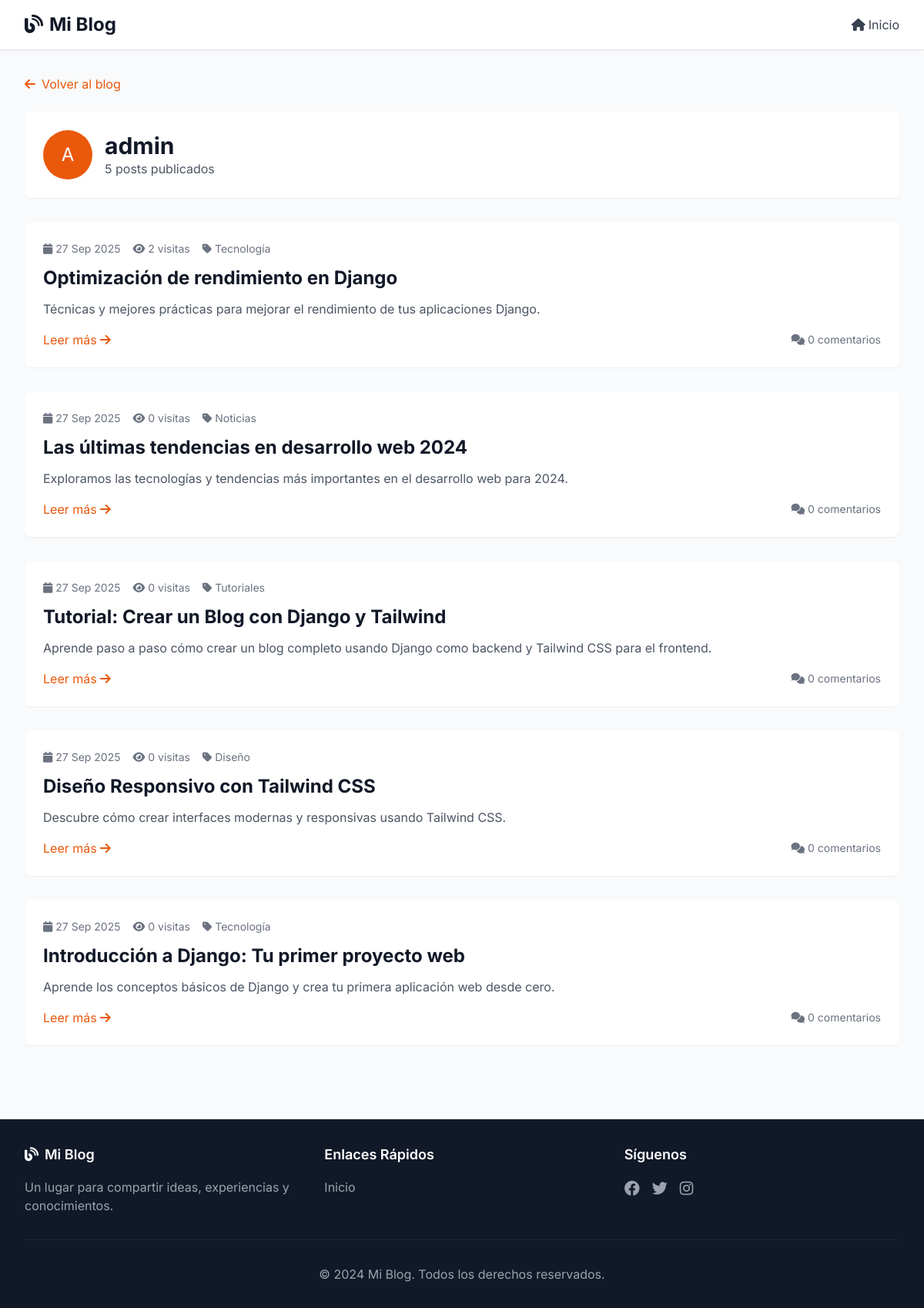
/autor/admin/, run on the app's committed database.
### blog/models.py (models this page shows, shortened)
class Post(models.Model):
    ESTADO_CHOICES = [
        ('borrador', 'Borrador'),
        ('publicado', 'Publicado'),
    ]
    titulo = models.CharField(max_length=200)
    slug = models.SlugField(max_length=200, unique=True)
    autor = models.ForeignKey(User, on_delete=models.CASCADE, related_name='posts')
    categoria = models.ForeignKey(Categoria, on_delete=models.SET_NULL, null=True, blank=True)
    contenido = models.TextField()
    resumen = models.TextField(max_length=300, blank=True)
    imagen = models.ImageField(upload_to='blog/imagenes/', blank=True, null=True)
    estado = models.CharField(max_length=10, choices=ESTADO_CHOICES, default='borrador')
    fecha_creacion = models.DateTimeField(auto_now_add=True)
    fecha_actualizacion = models.DateTimeField(auto_now=True)
    fecha_publicacion = models.DateTimeField(null=True, blank=True)
    visitas = models.PositiveIntegerField(default=0)
    class Meta:
        ordering = ['-fecha_publicacion', '-fecha_creacion']
        verbose_name = "Post"
        verbose_name_plural = "Posts"
    def get_absolute_url(self):
        return reverse('blog:detalle_post', kwargs={'slug': self.slug})

class Categoria(models.Model):
    nombre = models.CharField(max_length=100, unique=True)
    descripcion = models.TextField(blank=True)
    fecha_creacion = models.DateTimeField(auto_now_add=True)
    class Meta:
        verbose_name = "Categoría"
        verbose_name_plural = "Categorías"
        ordering = ['nombre']

### blog/views.py (the view)
# urls.py: path('autor/<str:username>/', views.posts_por_autor, name='posts_por_autor'),
def posts_por_autor(request, username):
    from django.contrib.auth.models import User
    autor = get_object_or_404(User, username=username)
    posts = Post.objects.filter(autor=autor, estado='publicado')
    paginator = Paginator(posts, 6)
    page_number = request.GET.get('page')
    page_obj = paginator.get_page(page_number)
    context = {
        'autor': autor,
        'page_obj': page_obj,
    }
    return render(request, 'blog/posts_por_autor.html', context)

### blog/templates/blog/posts_por_autor.html (shortened to what this page needs)
{% extends 'blog/base.html' %}
{% block content %}
<div class="mb-6">
    <a href="{% url 'blog:lista_posts' %}" class="text-orange-600 hover:text-orange-700 transition-colors">
        <i class="fas fa-arrow-left mr-2"></i>Volver al blog
    </a>
</div>
<div class="bg-white rounded-lg shadow-sm p-6 mb-8">
    <div class="flex items-center space-x-4">
        <div class="w-16 h-16 bg-orange-600 text-white rounded-full flex items-center justify-center text-2xl">
            {{ autor.username|first|upper }}
        </div>
        <div>
            <h1 class="text-3xl font-bold text-gray-900">
                {{ autor.get_full_name|default:autor.username }}
            </h1>
            <p class="text-gray-600">{{ page_obj|length }} posts publicados</p>
        </div>
    </div>
</div>
{% if page_obj %}
<div class="space-y-8">
    {% for post in page_obj %}
    <article class="bg-white rounded-lg shadow-sm overflow-hidden hover:shadow-md transition-shadow">
        <div class="p-6">
            <div class="flex items-center text-sm text-gray-500 mb-3">
                <span class="flex items-center mr-4">
                    <i class="fas fa-calendar mr-1"></i>
                    {{ post.fecha_publicacion|date:"d M Y" }}
                </span>
                <span class="flex items-center mr-4">
                    <i class="fas fa-eye mr-1"></i>
                    {{ post.visitas }} visitas
                </span>
                {% if post.categoria %}
                <span class="flex items-center">
                    <i class="fas fa-tag mr-1"></i>
                            <a href="{% url 'blog:posts_por_categoria' post.categoria.nombre %}" class="hover:text-orange-600 transition-colors">
                                {{ post.categoria.nombre }}
                            </a>
                </span>
                {% endif %}
            </div>
            <h2 class="text-2xl font-bold text-gray-900 mb-3">
                        <a href="{{ post.get_absolute_url }}" class="hover:text-orange-600 transition-colors">
                            {{ post.titulo }}
                        </a>
            </h2>
            {% if post.resumen %}
            <p class="text-gray-600 mb-4">{{ post.resumen }}</p>
            {% endif %}
            <div class="flex items-center justify-between">
                <a href="{{ post.get_absolute_url }}"
                   class="inline-flex items-center text-orange-600 hover:text-orange-700 transition-colors">
                    Leer más
                    <i class="fas fa-arrow-right ml-1"></i>
                </a>
                <div class="flex items-center text-sm text-gray-500">
                    <i class="fas fa-comments mr-1"></i>
                    {{ post.comentarios.count }} comentarios
                </div>
            </div>
        </div>
    </article>
    {% endfor %}
</div>
{% endif %}
{% endblock %}

### blog/templates/blog/base.html (style rules this page uses)
body { font-family: 'Inter', sans-serif; }

### data on the page
Post: fecha_publicacion "27 Sep 2025", visitas "2", categoria.nombre "Tecnología", titulo "Optimización de rendimiento en Django", resumen "Técnicas y mejores prácticas para mejorar el rendimiento de tus aplicaciones Django.", comentarios.count "0"
Post: fecha_publicacion "27 Sep 2025", visitas "0", categoria.nombre "Noticias", titulo "Las últimas tendencias en desarrollo web 2024", resumen "Exploramos las tecnologías y tendencias más importantes en el desarrollo web para 2024.", comentarios.count "0"
Post: fecha_publicacion "27 Sep 2025", visitas "0", categoria.nombre "Tutoriales", titulo "Tutorial: Crear un Blog con Django y Tailwind", resumen "Aprende paso a paso cómo crear un blog completo usando Django como backend y Tailwind CSS para el frontend.", comentarios.count "0"
Post: fecha_publicacion "27 Sep 2025", visitas "0", categoria.nombre "Diseño", titulo "Diseño Responsivo con Tailwind CSS", resumen "Descubre cómo crear interfaces modernas y responsivas usando Tailwind CSS.", comentarios.count "0"
Post: fecha_publicacion "27 Sep 2025", visitas "0", categoria.nombre "Tecnología", titulo "Introducción a Django: Tu primer proyecto web", resumen "Aprende los conceptos básicos de Django y crea tu primera aplicación web desde cero.", comentarios.count "0"

### other printed values
{{ autor.username|first|upper }} "A"
{{ autor.get_full_name|default:autor.username }} "admin"
{{ page_obj|length }} "5"
